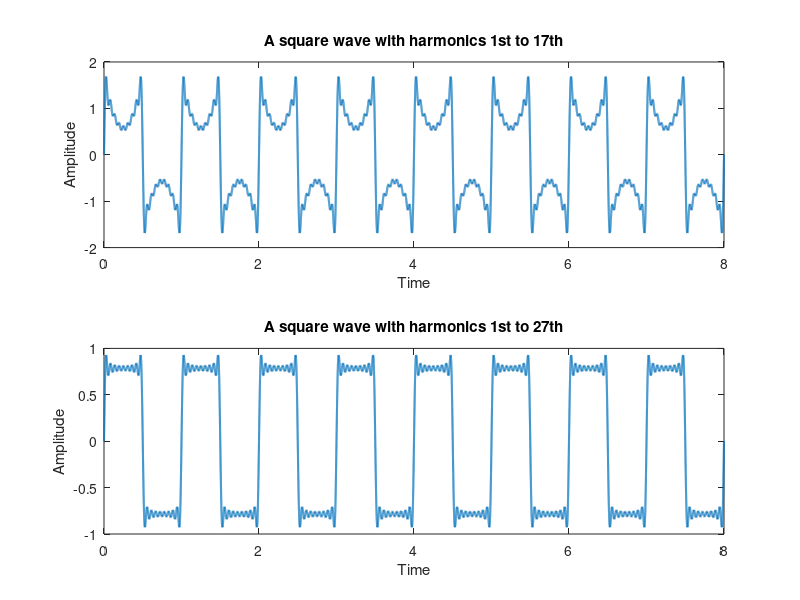

The MATLAB source for this figure:
clc 
clear 
close all 
t=0:0.0001:8; 
ff=1; 

y = sin(2*pi*ff*t);


for k = 3:2:17
    fh=k*ff; 
    x = (sin(2*pi*fh*t))/k; 
    y=y+x; 
end
subplot(2,1,2)
plot(t,y,'linewidth',1.5);
title('A square wave with harmonics 1st to 27th'); 
xlabel('Time'); 
ylabel('Amplitude');

% COMPLEX AMPLITUDE = (4/(j*pi*k)) 
for k = 3:2:17 
    fh=k*ff; 
    x = (sin(2*pi*fh*t))/k; 
    y=y+x; 
end

subplot(2,1,1)
plot(t,y,'linewidth',1.5);
title('A square wave with harmonics 1st to 17th'); 
xlabel('Time'); 
ylabel('Amplitude');
